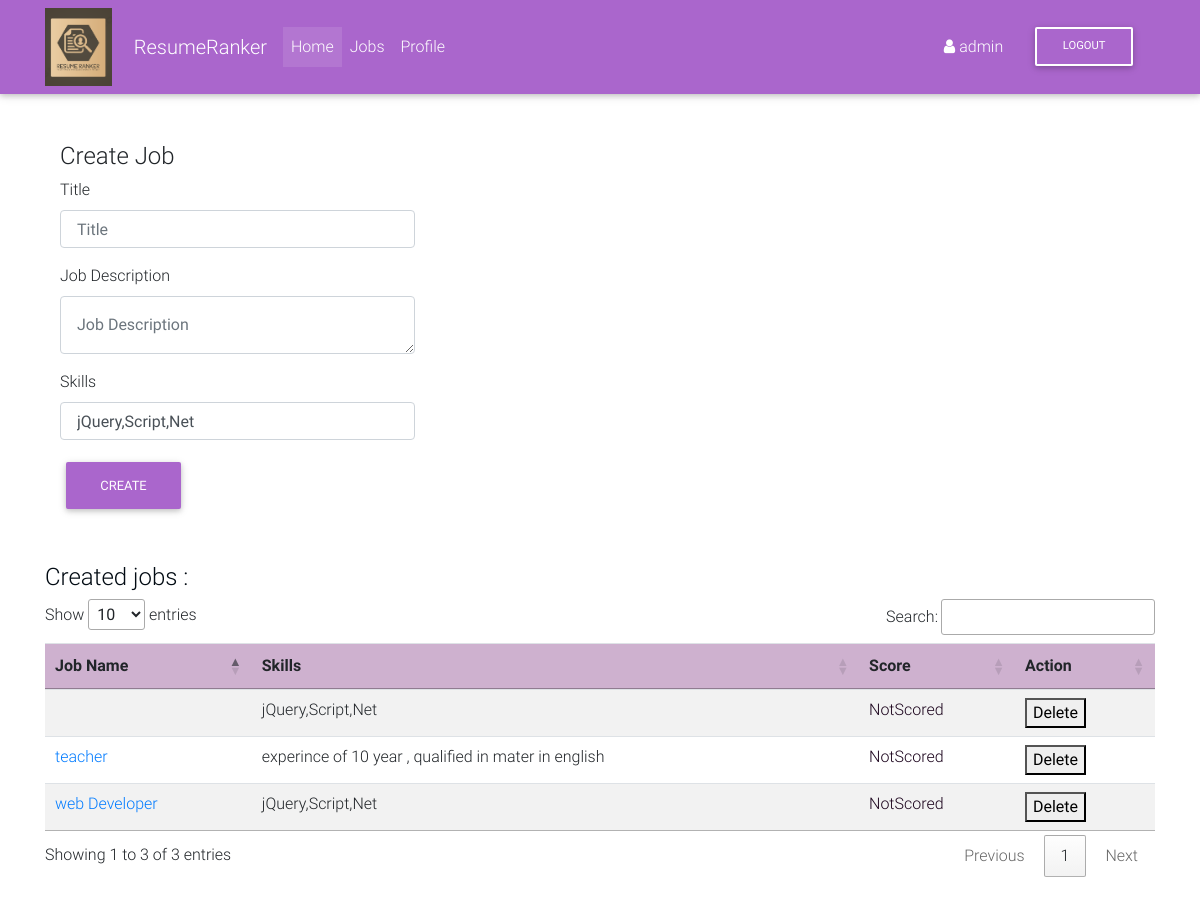
Page /jobs/ (signed in) on the committed database.
### jobs/models.py (models this page shows)
class Job(models.Model):
    user = models.ForeignKey(User, on_delete=models.CASCADE)
    title = models.CharField(max_length=1000, blank=True)
    job_description = models.CharField(max_length=2000)
    skills = models.CharField(default=False,max_length=2000)
    status = models.CharField(default="NotScored",max_length=10)

### jobs/views.py (the view, shortened to what this page needs)
# urls.py: path('jobs/', jobs_view, name='jobs'),
@login_required
def jobs_view(request):
    if request.method == "GET":
        jobs = list(Job.objects.filter(user=request.user).values())
        print(jobs)
        return render(request, 'app/jobs.html',{"jobs":jobs})

### templates/app/jobs.html (shortened to what this page needs)
{% extends "base.html" %}
{% block content %}
<div class="container">
    <div class="row">
    <div class="col-sm-8">
                <h4 class="page-header">Create Job</h4>
                <form role="form" method="post">
                    <div class="form-group float-label-control">
                        <label for="">Title</label>
                        <input id="title" name="title" type="text" class="form-control w-50 p-3" placeholder="Title" >
                    </div>
                    <div class="form-group float-label-control">
                        <label for="">Job Description</label>
                        <textarea id="job_description" name="job_description" class="form-control w-50 p-3" placeholder="Job Description" rows="1"></textarea>
                    </div>
                    <div class="form-group float-label-control">
                    <label for="">Skills</label>
                    <input id="skills" name="skills" type="text"  class="form-control w-50 p-3" value="jQuery,Script,Net">
                    </div>
                    <button class="btn btn-secondary float-left" type="submit">Create</button>
                </div>
    </div>
    </div>
	<br>
	<br>
	{% if jobs|length == 0 %}
	<h1> No Data Found </h1>
	{% else %}
	<h4><span style="color: rgb(2, 11, 19);"> Created jobs :</span></h4>
	<table class="table table-striped" id="jobs">
  <thead>
    <tr style="background-color:rgb(206, 177, 207);">
      <th scope="col">Job Name</th>
      <th scope="col">Skills</th>
      <th scope="col">Score</th>
      <th scope="col">Action</th>
    </tr>
  </thead>
  <tbody>
  {% for job in jobs %}
    <tr>
      <td  style="color: rgb(0, 119, 255);"><a href="{% url 'jobs:jobDetail' job.id %}">{{ job.title }}</a></td>
      <td>{{ job.skills }}</td>
      <td style="color: rgb(26, 2, 27);">{{ job.status }}</td>
      <td>
       <form action="{% url 'jobs:jobDelete' job.id %}" method="POST">
       <button type="submit">Delete</button>
       </form>
      </td>
    </tr>
  {% endfor %}
  </tbody>
</table>
{% endif %}
{% endblock content %}

### templates/navbar.html (shortened to what this page needs)
<nav class="navbar navbar-expand-lg navbar-dark secondary-color mb-5">
<div class="container">
    <img src="../static/img/logo/logo1.PNG" class="img-rounded" alt="logo"
    height="6%"
    width="6%"
    style="display:block ;  margin-left: auto; margin-right:2% ;"
    >
    <a class="navbar-brand" href="{% url 'users:home' %}">ResumeRanker</a>
    <div class="collapse navbar-collapse" id="basicExampleNav">
        <ul class="navbar-nav mr-auto">
            {% if request.user.is_authenticated %}
            <li class="nav-item active">
                <a class="nav-link" href="{% url 'users:home' %}">Home
                </a>
            </li>
            {% endif %}
            {% if request.user.is_authenticated %}
            <li class="nav-item">
                <a class="nav-link" href="{% url 'jobs:jobs' %}">Jobs</a>
            </li>
            {% endif %}
            {% if request.user.is_authenticated %}
            <li class="nav-item">
                <a class="nav-link" href="{% url 'profiles:profile-edit' user.profile.id %}">Profile</a>
            </li>
            {% endif %}
        </ul>
        <div class="my-1 mr-3">
            {% if user.is_authenticated %}
                <div class="white-text">
                   <i class="fa fa-user" aria-hidden="true"></i>
                   {{ request.user }}
                   </div>
        </div>
        <div class="my-1 mr-3">
                <a class="btn btn-outline-white btn-md my-2 my-sm-0 ml-3" href="{% url 'logout' %}">Logout</a>
                </div>
            {% endif %}
        </div>
    </div>
</nav>

### rows in the picture
Job: title "teacher", skills "experince of 10 year , qualified in mater in english", status "NotScored"
Job: skills "jQuery,Script,Net", status "NotScored"
Job: title "web Developer", skills "jQuery,Script,Net", status "NotScored"

### other values in the picture
{{ request.user }} "admin"
